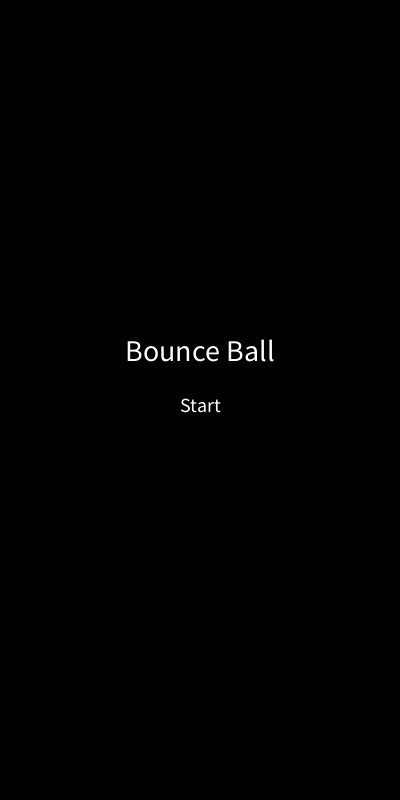
Frame 1 (no input)
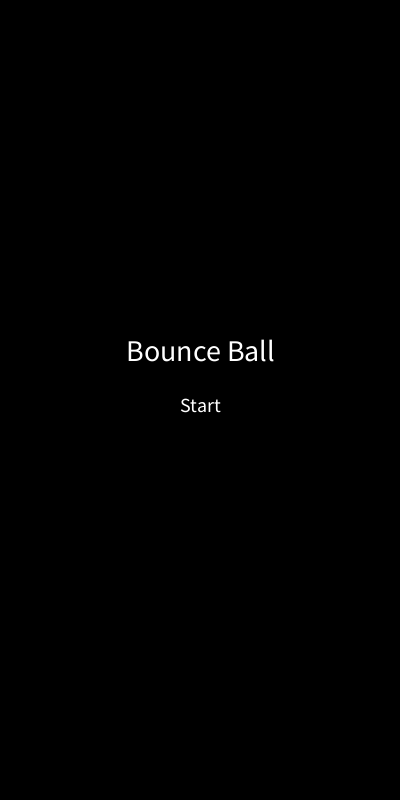
Frame 60 (the mouse pressed at the canvas centre just before this capture)
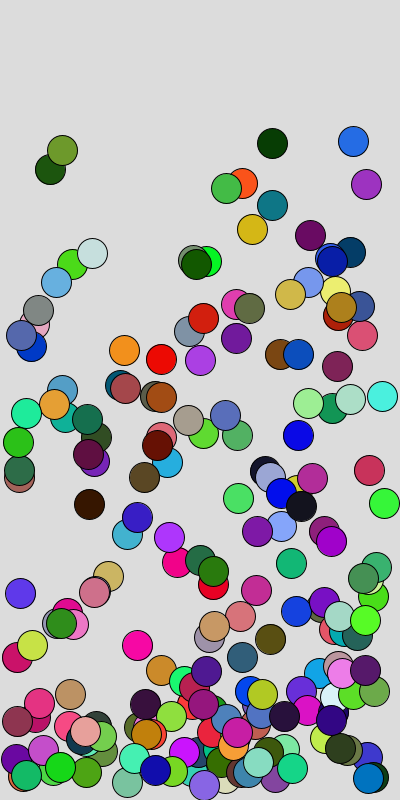
Frame 120 (the mouse held since frame 60 and released just before this capture)

The Processing sketch that drew these frames (run headless with seeded random() and noise(); from frame 60 on, the mouse is pressed at the canvas centre):

// Processing sketch: bounce_ball_start_retry
// ── bounce_ball_start_retry.pde
boolean isStarted = false; // Variabel untuk menentukan apakah permainan sudah dimulai
boolean isFinished = false; // Variabel untuk menentukan apakah permainan selesai
int numBalls = 200; // Jumlah bola
float[] x = new float[numBalls]; // Posisi x bola
float[] y = new float[numBalls]; // Posisi y bola
float[] speedX = new float[numBalls]; // Kecepatan bola di sumbu x
float[] speedY = new float[numBalls]; // Kecepatan bola di sumbu y
float gravity = 0.1; // Gravitasi
float radius = 15; // Jari-jari bola
color[] ballColors = new color[numBalls]; // Warna bola

void setup() {
  size(400, 800);
  
  // Inisialisasi posisi, kecepatan, dan warna setiap bola
  for (int i = 0; i < numBalls; i++) {
    x[i] = random(radius, width - radius); //posisi x acak
    y[i] = random(radius, height - radius); //posisi y acak
    speedX[i] = random(-2, 2); //kecepatan x acak
    speedY[i] = random(-2, 2); //kecepatan y acak
    ballColors[i] = color(random(255), random(255), random(255)); //diberikan warna random
  }
}

void draw() {
  background(220); //latar belakang putih
  
  if (!isStarted) {
    // Tampilkan halaman awal jika permainan belum dimulai
    displayStartPage();
  } else if (isFinished) {
    // Tampilkan halaman selesai jika permainan telah selesai
    displayFinishPage();
  } else {
    // Menerapkan gaya gravitasi pada kecepatan bola
    for (int i = 0; i < numBalls; i++) {
      speedY[i] += gravity; //menambahkan gravity pada komponen kecepatan
    }
  
    // Menggerakkan bola berdasarkan kecepatan
    boolean allBallsUp = true; // Variabel untuk mengecek apakah semua bola sudah naik ke atas
    for (int i = 0; i < numBalls; i++) {
      x[i] += speedX[i]; //kecepatan posisi x
      y[i] += speedY[i]; //kecepatan posisi y
    
      // Membounce bola saat mencapai batas layar
      if (x[i] > width - radius || x[i] < radius) {
        speedX[i] *= -.99; //kecepatan setiap kali memantul x
      }
      if (y[i] > height - radius) {
        y[i] = height - radius;
        speedY[i] *= -0.99; //kecepatan setiap kali memantul y
      }
      
      // Cek jika ada bola yang masih bergerak ke bawah
      if (speedY[i] > 0) {
        allBallsUp = false;
      }
    
      // Menggambar bola dengan warna yang berbeda untuk setiap bola.
      fill(ballColors[i]);
      ellipse(x[i], y[i], radius * 2, radius * 2);
    }
  
    // Cek jika semua bola sudah tidak memantul ke atas
    if (allBallsUp) {
      isFinished = true;
    }
  }
}

void mousePressed() { //Dipanggil kembali saat tombol klik kiri mouse ditekan
  if (!isStarted) {
    // Tombol "Start" ditekan, memulai permainan
    isStarted = true;
  } else if (isFinished) {
    // Tombol "Retry" ditekan, mengulang permainan
    restartGame();
  } else {
    // Permainan sedang berjalan, lakukan aksi tambahan saat klik mouse
    // ...
  }
}

void displayStartPage() {
  // Tampilkan halaman awal dengan tombol "Start"
  background(0);
  fill(255);
  textSize(30);
  textAlign(CENTER, CENTER);
  text("Bounce Ball", width/2, height/2 - 50);
  fill(0, 150);
  rect(width / 2, height / 2, 150, 50);
  fill(255);
  textSize(20);
  text("Start", width / 2, height / 2 + 5);
}

void displayFinishPage() {
  // Tampilkan halaman selesai dengan tombol "Retry"
  background(0);
  fill(255);
  textSize(30);
  textAlign(CENTER, CENTER);
  text("- Selesai -", width/2, height/2 - 50);
  fill(0, 150);
  rect(width / 2, height / 2, 150, 50);
  fill(255);
  textSize(20);
  text("Ulangi ??", width / 2, height / 2 + 5);
}

void restartGame() {
  // Mengatur ulang posisi, kecepatan, dan warna setiap bola secara acak
  for (int i = 0; i < numBalls; i++) {
    x[i] = random(radius, width - radius); //posisi bola acak di antara radius dan lebar jendela dikurangi radius
    y[i] = random(radius, height - radius);
    speedX[i] = random(-2, 2); //kecepatan diberikan nilai x acak antara -2 dan 2.
    speedY[i] = random(-2, 2); //kecepatan diberikan nilai y acak antara -2 dan 2.
    ballColors[i] = color(random(255), random(255), random(255));
  }
  isFinished = false;
}
